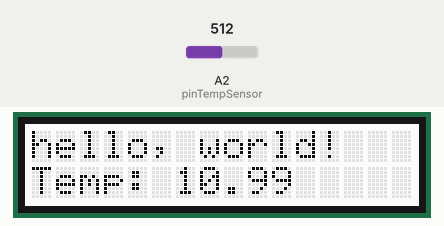
Simulated run of this sketch. Board: Arduino Uno, built with avr-gcc and run on an emulated ATmega328P. On the bench: 16×2 character LCD. The inputs (shaded band) are chosen by the test bench; at power-on: A2 (pinTempSensor) = 512.

Above: at 2.2 s.
2.3 s: A2 (pinTempSensor) set to 716
At 3.5 s:
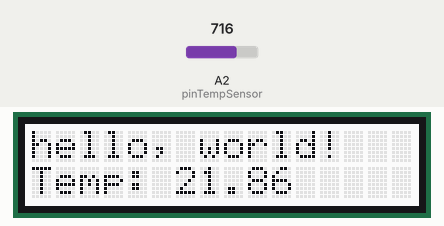
3.8 s: A2 (pinTempSensor) set to 900
At 5.0 s:
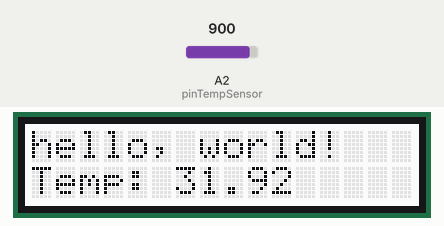
5.3 s: A2 (pinTempSensor) set to 1023
At 5.8 s:
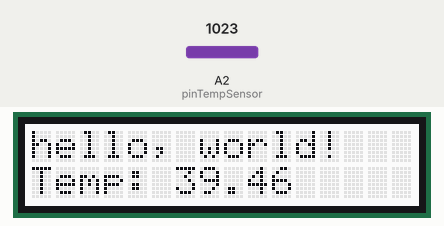
Timing chart, 0 to 8.3 s (numbered marks = the images above; inputs shaded):
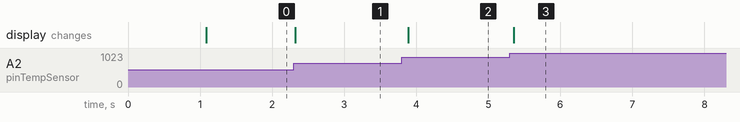

Measured:
- after the input at 2.3 s, the display: changes at once (image 1)
- after the input at 3.8 s, the display: changes after 0.09 s (image 2)
- after the input at 5.3 s, the display: changes after 0.05 s (image 3)

The sketch:

LCDtemperature.ino
```cpp
// (licence header left out)
#include <Wire.h>
#include "rgb_lcd.h"
#include <math.h>

const int B=4275;                 // B value of the thermistor
const int R0 = 100000;            // R0 = 100k
const int pinTempSensor = A2;     // Grove - Temperature Sensor connect to A5

rgb_lcd lcd;

const int colorR = 255;
const int colorG = 255;
const int colorB = 255;

void setup()
{
    // set up the LCD's number of columns and rows:
    lcd.begin(16, 2);

    lcd.setRGB(colorR, colorG, colorB);

    // Print a message to the LCD.
    lcd.print("hello, world!");

    delay(1000);
}

void loop()
{
    // set the cursor to column 0, line 1
    // (note: line 1 is the second row, since counting begins with 0):
    lcd.setCursor(0, 1);
    // print the number of seconds since reset:
    lcd.print("Temp: ");
    float a = analogRead(pinTempSensor ) * 3.3 / 5;

    float R = 1023.0/((float)a)-1.0;
    R = 100000.0*R;

    float temperature=1.0/(log(R/100000.0)/B+1/298.15)-273.15;//convert to temperature via datasheet ;

    Serial.print("temperature = ");
    Serial.println(temperature);
    lcd.print(temperature);

    delay(100);
}

/*********************************************************************************************************
  END FILE
*********************************************************************************************************/
```
